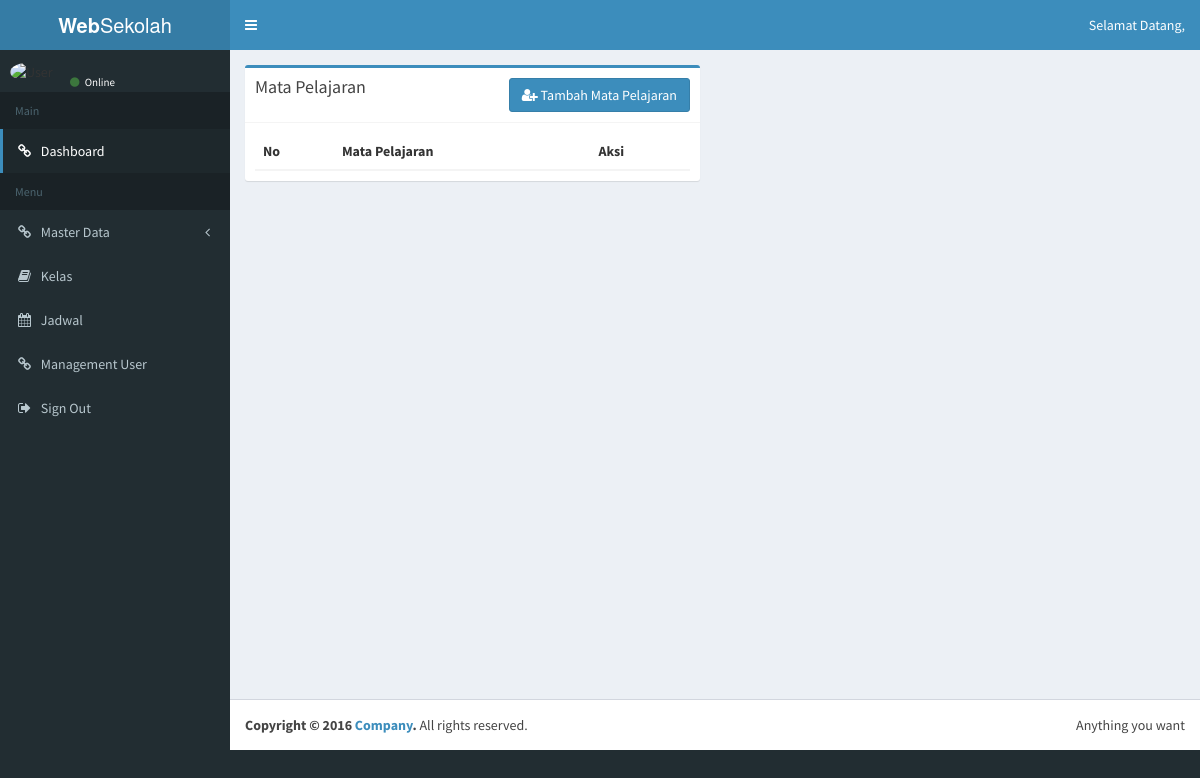
The page /index.php/admin/mata_pelajaran on the database as committed earlier.
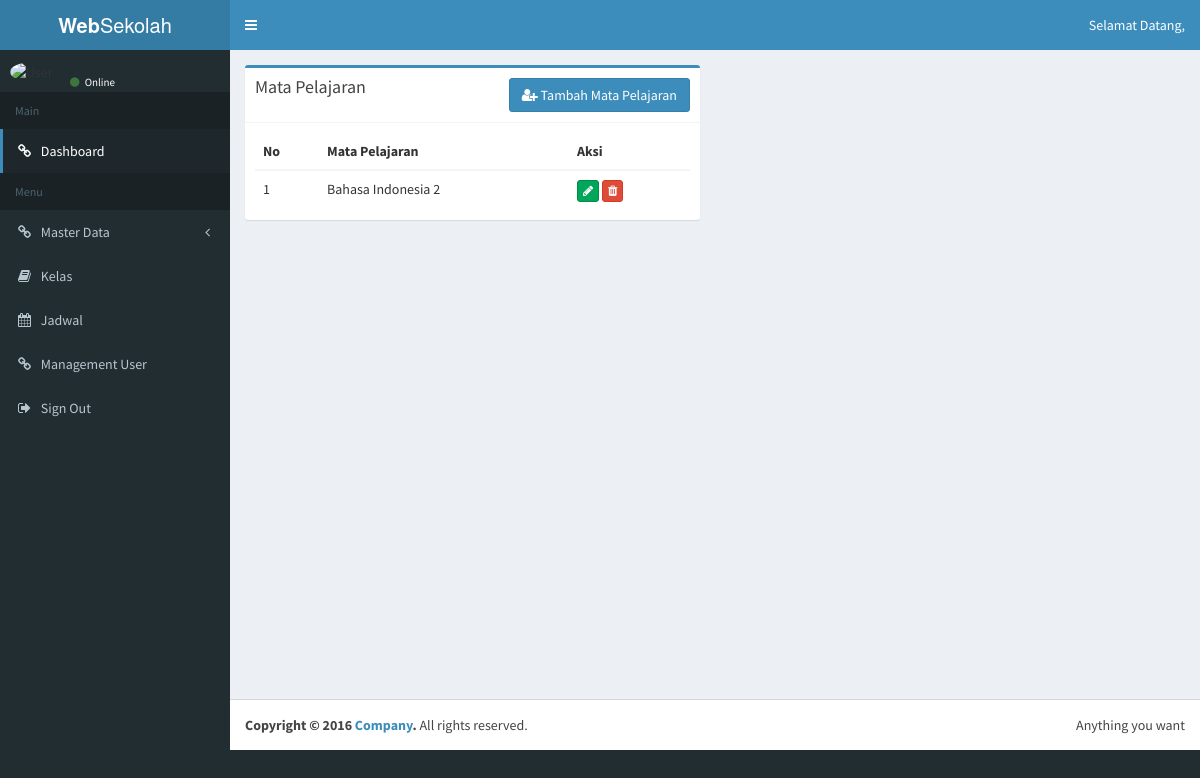
The same page on the database as committed later.
### tables this page shows
CREATE TABLE `tb_matapelajaran` (
  `id_matapelajaran` int(11) NOT NULL,
  `mata_pelajaran` varchar(64) NOT NULL
);

### application/controllers/admin/mata_pelajaran.php (called while the page is built, shortened)
<?php
class Mata_pelajaran extends CI_Controller {
	public function __construct()
	{
		$this->load->model('Model_matapelajaran');
	}
	public function index()
	{
		$data['user'] = $this->db->get_where('tb_user', ['username' => $this->session->userdata('username')])->row_array();
		$data['title'] 	   = 'Data Mata Pelajaran';
		$data['datapelajaran'] = $this->Model_matapelajaran->getalldata();
		$this->load->view('admin/layout/header', $data);
		$this->load->view('admin/layout/topbar', $data);
		$this->load->view('admin/layout/sidebar', $data);
		$this->load->view('admin/mata_pelajaran/mata_pelajaran', $data);
		$this->load->view('admin/layout/footer', $data);
	}
}

### index.php (called while the page is built, shortened)
<?php
require_once BASEPATH.'core/CodeIgniter.php';

### application/models/Model_matapelajaran.php (called while the page is built, shortened)
<?php
class Model_matapelajaran extends CI_Model
{
	public function getalldata()
	{
		return $this->db->get('tb_matapelajaran')->result_array();
	}
}

### application/views/admin/mata_pelajaran/mata_pelajaran.php (the view, shortened to what this page needs)
<div class="content-wrapper">
  <section class="content">
    <div class="row">
      <div class="col-md-6">
        <div class="box box-primary">
          <div class="box-header with-border">
            <h3 class="box-title">Mata Pelajaran</h3>
            <button type="button" class="btn btn-primary pull-right" data-toggle="modal" data-target="#modal">
             <i class="fa fa-user-plus"></i> Tambah Mata Pelajaran
           </button>
         </div>
         <div class="box-body">
          <table id="example2" class="table table-boredered">
            <thead>
              <tr>
                <th>No</th>
                <th>Mata Pelajaran</th>
                <th>Aksi</th>
              </tr>
            </thead>
            <tbody>
              <?php $no = 1;
              foreach ($datapelajaran as $matapelajaran) :
               ?>
               <tr>
                <td><?= $no++ ?></td>
                <td><?= $matapelajaran['mata_pelajaran']; ?></td>
                <td>
                  <a href="<?= base_url(); ?>admin/mata_pelajaran/editmatapelajaran/<?= $matapelajaran['id_matapelajaran']; ?>" class="btn btn-success btn-xs"><i class="fa fa-pencil"></i></a>
                  <a href="<?= base_url(); ?>admin/mata_pelajaran/hapusmatapelajaran/<?= $matapelajaran['id_matapelajaran']; ?>" class="btn btn-danger btn-xs remove"><i class="fa fa-trash"></i></a>
                </td>
              </tr>
            <?php endforeach; ?>
          </tbody>
        </table>
      </div>
    </div>
  </div>
</div>
</section>
</div>

Rows that differ between the two databases and show on the page:
added tb_matapelajaran: mata_pelajaran "Bahasa Indonesia 2"
